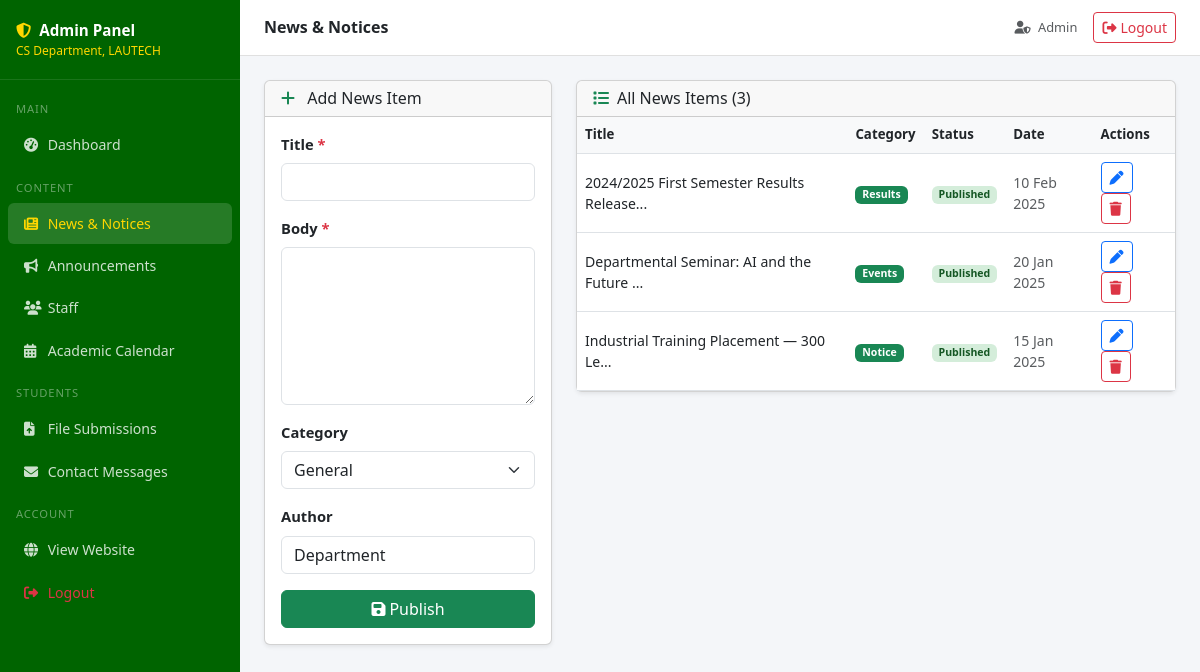
The app's page /admin/manage-news.php (signed in) with its own data.
### tables this page shows
CREATE TABLE IF NOT EXISTS news (
    id           INT AUTO_INCREMENT PRIMARY KEY,
    title        VARCHAR(200) NOT NULL,
    body         TEXT         NOT NULL,
    category     VARCHAR(60)  DEFAULT 'General',
    author       VARCHAR(100) DEFAULT 'Department',
    is_published TINYINT(1)   DEFAULT 1,
    published_at TIMESTAMP    DEFAULT CURRENT_TIMESTAMP
);

### admin/manage-news.php (the view, shortened to what this page needs)
<?php
$editing = null;
$allNews = mysqli_fetch_all(
    mysqli_query($conn, "SELECT * FROM news ORDER BY published_at DESC"),
    MYSQLI_ASSOC
);
include dirname(__FILE__) . '/admin_layout.php';
?>
<div class="row g-4">
  <div class="col-lg-4">
    <div class="card shadow-sm">
      <div class="card-header">
        <h6 class="mb-0">
          <i class="fas fa-<?php echo $editing ? 'pen' : 'plus'; ?> me-2 text-success"></i>
          <?php echo $editing ? 'Edit News Item' : 'Add News Item'; ?>
        </h6>
      </div>
      <div class="card-body">
        <form method="POST">
          <div class="mb-3">
            <label class="form-label fw-semibold">Title <span class="text-danger">*</span></label>
            <input type="text" name="title" class="form-control"
                   value="<?php echo $editing ? htmlspecialchars($editing['title']) : ''; ?>" required>
          </div>
          <div class="mb-3">
            <label class="form-label fw-semibold">Body <span class="text-danger">*</span></label>
            <textarea name="body" class="form-control" rows="6" required><?php
              echo $editing ? htmlspecialchars($editing['body']) : ''; ?></textarea>
          </div>
          <div class="mb-3">
            <label class="form-label fw-semibold">Category</label>
            <select name="category" class="form-select">
              <?php foreach (array('General','Results','Events','Notice','Announcement') as $cat): ?>
                <option value="<?php echo $cat; ?>"
                  <?php echo ($editing && $editing['category'] === $cat) ? 'selected' : ''; ?>>
                  <?php echo $cat; ?>
                </option>
              <?php endforeach; ?>
            </select>
          </div>
          <div class="mb-3">
            <label class="form-label fw-semibold">Author</label>
            <input type="text" name="author" class="form-control"
                   value="<?php echo $editing ? htmlspecialchars($editing['author']) : 'Department'; ?>">
          </div>
          <div class="d-flex gap-2">
            <button type="submit" class="btn btn-success flex-grow-1">
              <i class="fas fa-save me-1"></i><?php echo $editing ? 'Update' : 'Publish'; ?>
            </button>
          </div>
        </form>
      </div>
    </div>
  </div>
  <div class="col-lg-8">
    <div class="card shadow-sm">
      <div class="card-header">
        <h6 class="mb-0"><i class="fas fa-list me-2 text-success"></i>All News Items (<?php echo count($allNews); ?>)</h6>
      </div>
      <div class="card-body p-0">
        <table class="table admin-table mb-0">
          <thead>
            <tr><th>Title</th><th>Category</th><th>Status</th><th>Date</th><th>Actions</th></tr>
          </thead>
          <tbody>
            <?php foreach ($allNews as $item): ?>
            <tr>
              <td><?php echo htmlspecialchars(substr($item['title'], 0, 40)) . (strlen($item['title']) > 40 ? '...' : ''); ?></td>
              <td><span class="badge bg-success"><?php echo htmlspecialchars($item['category']); ?></span></td>
              <td>
                <a href="?toggle=<?php echo $item['id']; ?>"
                   class="badge text-decoration-none <?php echo $item['is_published'] ? 'badge-active' : 'badge-inactive'; ?>">
                  <?php echo $item['is_published'] ? 'Published' : 'Hidden'; ?>
                </a>
              </td>
              <td class="text-muted"><?php echo date('d M Y', strtotime($item['published_at'])); ?></td>
              <td>
                <a href="?edit=<?php echo $item['id']; ?>" class="btn btn-xs btn-outline-primary btn-sm me-1">
                  <i class="fas fa-pen"></i>
                </a>
                <a href="?delete=<?php echo $item['id']; ?>"
                   class="btn btn-xs btn-outline-danger btn-sm"
                   onclick="return confirm('Delete this news item?')">
                  <i class="fas fa-trash"></i>
                </a>
              </td>
            </tr>
            <?php endforeach; ?>
          </tbody>
        </table>
      </div>
    </div>
  </div>
</div>
<?php
echo '</div></div>';
echo '</body></html>';
?>

### admin/admin_layout.php (style rules this page uses)
:root { --admin-green: #006400; --admin-gold: #FFD700; }
body { background: #f4f6f9; font-size: 0.92rem; }
.admin-table th { background: #f8f9fa; font-weight: 600; font-size: 0.83rem; }
.admin-table td { vertical-align: middle; font-size: 0.88rem; }
.badge-active { background: #d4edda; color: #155724; }

### records on screen
news: title "2024/2025 First Semester Results Release", category "Results", is_published "Published", published_at "10 Feb 2025"
news: title "Departmental Seminar: AI and the Future", category "Events", is_published "Published", published_at "20 Jan 2025"
news: title "Industrial Training Placement — 300 Le", category "Notice", is_published "Published", published_at "15 Jan 2025"

### other values on screen
$adminPageTitle "News & Notices"
$_SESSION['admin_username'] "Admin"
count($allNews) "3"
form field category "General"
